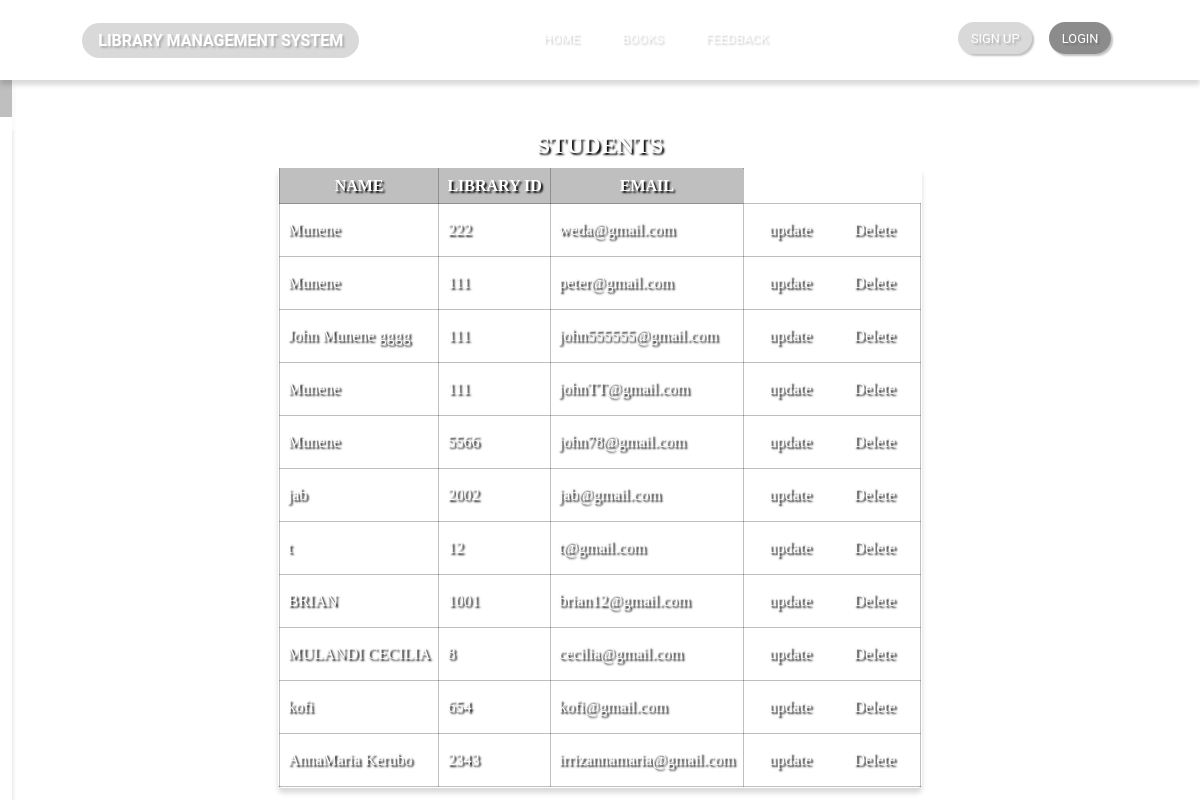
Screenshot of /sview.php with the database file from the repository.
### tables this page shows
CREATE TABLE `users` (
  `users_id` int(11) NOT NULL,
  `name` varchar(50) NOT NULL,
  `libid` int(11) NOT NULL,
  `email` varchar(50) NOT NULL,
  `pwd` varchar(50) NOT NULL
);

### sview.php (the view, shortened to what this page needs)
<?php
include "config.php";
$sql = "SELECT * FROM users";
$result = $conn->query($sql);
?>
<!DOCTYPE html>
<html lang="en">
<head>
    <link rel="stylesheet" href="CSS/styles.css">
</head>
<body>
	<?php include "sidebar.php" ?>
	<?php include "header.php" ?>
		<h2 class="view-users-h2">STUDENTS</h2>
		<table class="content_table">
			<thead>
				<tr>
					<th>NAME</th>
					<th>LIBRARY ID</th>
					<th>EMAIL</th>
				</tr>
			</thead>
			<tbody>
				<?php
				if ($result->num_rows > 0) {
					while ($row = $result->fetch_assoc()) {
				?>
						<tr>
							<td><?php echo $row['name']; ?></td>
							<td><?php echo $row['libid']; ?></td>
							<td><?php echo $row['email']; ?></td>
							<td><a class="edit" href="supdate.php?id=<?php echo $row['users_id']; ?>">update</a>&nbsp;
                                <a class="delete" href="sdelete.php?id=<?php echo $row['users_id']; ?>">Delete</a></td>
						</tr>
				<?php		}
				}
				?>
			</tbody>
		</table>
</body>
</html>

### CSS/styles.css (style rules this page uses)
:root { font-size: 16px; --dur: 400ms; --res-typo: clamp(.5rem,5vw,2rem); --header-size: 5rem; }
*, *::before, *::after { margin: 0; padding: 0; box-sizing: border-box; }
body { background-image: url("img/image1.jpg"); background-size: cover; min-height: 100vh; display: flex; justify-content: center; align-items: center; flex-direction: column; padding-top: 7rem; }
a { text-decoration: none; display: inline-block; }
.content_table { display: block; border-collapse: collapse; border-radius: 5px; border: 1px solid white; background-color: rgba(255, 255, 255, .2); backdrop-filter: blur(5px); box-shadow: 0 5px 5px rgba(0,0,0,.15); }
.content_table thead { background-color: rgba(0,0,0,.25); }
.content_table td, .content_table th { padding: .5rem; font-size: 1rem; border: 1px solid rgba(0,0,0,.25); color: white; text-shadow: 2px 2px 2px black; }
.content_table a.edit, .content_table a.delete { display: inline-block; padding: .5rem 1rem; border-radius: 100vw; border: 1px solid rgba(255,255,255,.5); background-color: rgba(255,255,255,.2); text-decoration: none; color: white; transition: all var(--dur) ease-in-out; }
.view-users-h2 { padding: .5rem .1rem; color: white; text-align: center; width: 50%; text-shadow: 2px 2px 2px black; text-transform: capitalize; }

### rows the page displays
users: name "Munene", libid "222", email "weda@gmail.com"
users: name "Munene", libid "111", email "peter@gmail.com"
users: name "John Munene gggg", libid "111", email "john555555@gmail.com"
users: name "Munene", libid "111", email "johnTT@gmail.com"
users: name "Munene", libid "5566", email "john78@gmail.com"
users: name "jab", libid "2002", email "jab@gmail.com"
users: name "t", libid "12", email "t@gmail.com"
users: name "BRIAN", libid "1001", email "brian12@gmail.com"
users: name "MULANDI CECILIA", libid "8", email "cecilia@gmail.com"
users: name "kofi", libid "654", email "kofi@gmail.com"
users: name "AnnaMaria Kerubo", libid "2343", email "irrizannamaria@gmail.com"
